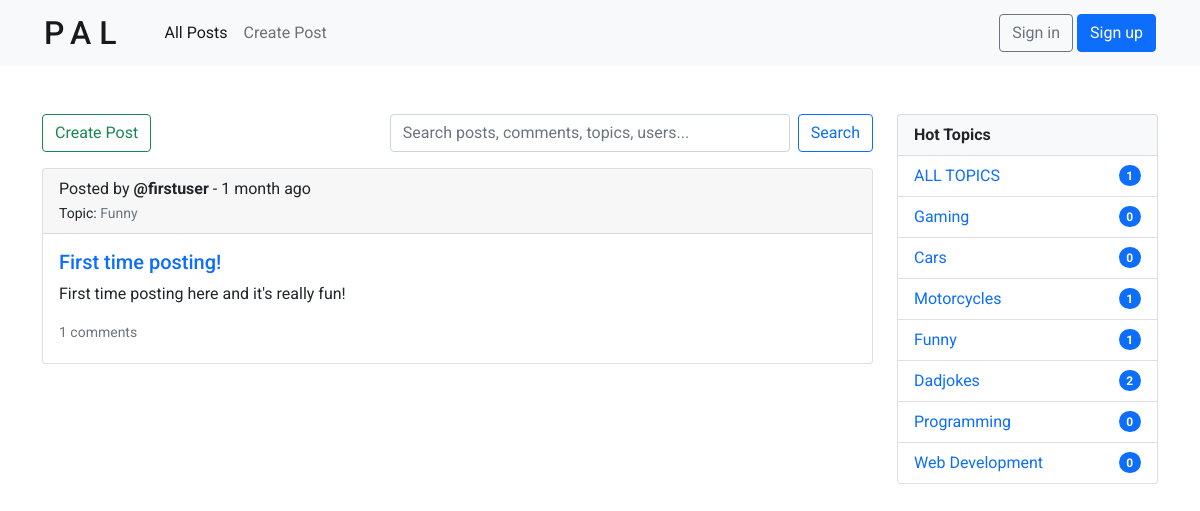
Page /?q=Funny on the committed database.
### posts/models.py (models this page shows, shortened)
class Post(models.Model):
    name = models.CharField(max_length=200)
    description = models.TextField(null=True, blank=True)
    topic = models.ForeignKey(Topic, null=True, on_delete=SET_NULL) # each Post is related to a single Topic
    user = models.ForeignKey(User, null=True, on_delete=SET_NULL) # each Post is related to a single User
    created = models.DateTimeField(auto_now_add=True)
    updated = models.DateTimeField(auto_now=True)

class Topic(models.Model):
    name = models.CharField(max_length=50)
    def __str__(self):
        return self.name

### posts/views.py (the view)
# urls.py: path('', views.index, name='index'),
def index(request):
    if request.GET.get('q') == None:
        query = ''
    else:
        query = request.GET.get('q')
    topics = Topic.objects.all()
    posts = Post.objects.filter(
        Q(topic__name__icontains=query) |
        Q(name__icontains=query) |
        Q(description__icontains=query) |
        Q(comment__body__icontains=query) |
        Q(user__username__icontains=query)
    ).order_by('-created')
    posts_count = posts.count()
    context = {
        'posts': posts,
        'topics': topics,
        'posts_count': posts_count,
    }
    return render(request, 'posts/home.html', context)

### posts/templates/posts/home.html
{% extends 'main.html' %}
{% block content %}
<div class="row justify-content-md-center mt-5 mb-5">
    <div class="col-9">
        {% include 'posts/posts_component.html' %}
    </div>
    <div class="col-3">
        {% include 'posts/topics_component.html' %}
    </div>
</div>
{% endblock content %}

### posts/templates/posts/posts_component.html (shortened to what this page needs)
<div class="d-flex justify-content-between align-items-center">
    <a href="{% url 'posts:create-post' %}" class="btn btn-outline-success">Create Post</a>
    <form method="GET" action="{% url 'posts:index' %}" class="d-flex mr-5">
        <input id="search_all_input" class="form-control me-2" name="q" type="search" placeholder="Search posts, comments, topics, users..." aria-label="Search">
        <button class="btn btn-outline-primary" type="submit">Search</button>
    </form>
</div>
{% for post in posts %}
    <div class="card mt-3">
        <div class="card-header d-flex justify-content-between align-items-center">
            <div>
                <p>Posted by <b>@{{ post.user }}</b> - {{ post.created|timesince }} ago</p>
                <small>Topic: <a href="{% url 'posts:index' %}?q={{ post.topic.name }}" class="text-muted">{{ post.topic }}</a></small>
            </div>
        </div>
        <div class="card-body">
            <h5>
            <a class="card-title" href="{% url 'posts:post' post.id %}">{{ post.name }}</a>
            </h5>
            <p class="card-text">{{ post.description }}</p>
            <small class="d-block mb-1">
                <a href="{% url 'posts:post' post.id %}" class=" text-muted">{{ post.comment_set.all.count }} comments</a>
            </small>
        </div>
    </div>
{% endfor %}

### posts/templates/posts/topics_component.html
<ul class="list-group">
    <li class="list-group-item bg-light">
        <b>Hot Topics</b>
    </li>
    <li class="list-group-item d-flex justify-content-between align-items-center">
        <a href="{% url 'posts:index' %}">ALL TOPICS</a>
        <span class="badge bg-primary rounded-pill">{{ posts_count }}</span>
    </li>
    {% for topic in topics %}
        <li class="list-group-item d-flex justify-content-between align-items-center">
            <a href="{% url 'posts:index' %}?q={{ topic.name }}">{{ topic.name }}</a>
            <span class="badge bg-primary rounded-pill">{{ topic.post_set.all.count }}</span>
        </li>
    {% endfor %}
</ul>

### static/styles/main.css (style rules this page uses)
.card-text { text-overflow: ellipsis; white-space: nowrap; overflow: hidden; }
.card-header p { margin-bottom: 0; }
.btn-outline-primary { margin-left: 1rem; }
#search_all_input { width: 25rem; }
.btn-outline-primary { margin-left: 0; }

### static/styles/base.css (style rules this page uses)
*, *::before, *::after { margin: 0; padding: 0; box-sizing: border-box; }
body { font-family: 'Roboto', sans-serif; }
a { text-decoration: none; }

### rows in the picture
Post: user "firstuser", created "1 month", topic "Funny", name "First time posting!", description "First time posting here and it's really fun!", comment_set.all.count "1"
Topic: name "Gaming", post_set.all.count "0"
Topic: name "Cars", post_set.all.count "0"
Topic: name "Motorcycles", post_set.all.count "1"
Topic: name "Funny", post_set.all.count "1"
Topic: name "Dadjokes", post_set.all.count "2"
Topic: name "Programming", post_set.all.count "0"
Topic: name "Web Development", post_set.all.count "0"

### other values in the picture
{{ posts_count }} "1"
